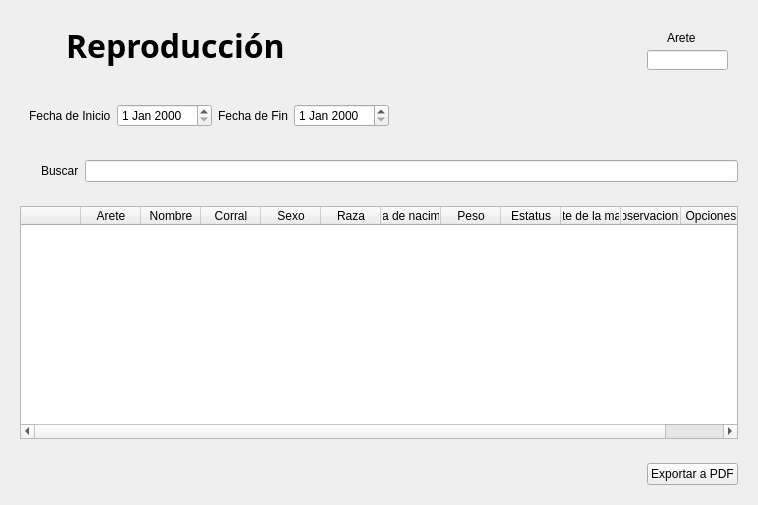
<?xml version="1.0" encoding="UTF-8"?>
<ui version="4.0">
 <class>widget_4</class>
 <widget class="QWidget" name="widget_4">
  <property name="geometry">
   <rect>
    <x>0</x>
    <y>0</y>
    <width>758</width>
    <height>505</height>
   </rect>
  </property>
  <property name="windowTitle">
   <string>SDLG - Becerros</string>
  </property>
  <layout class="QVBoxLayout" name="verticalLayout">
   <item>
    <widget class="QWidget" name="widget" native="true">
     <layout class="QHBoxLayout" name="horizontalLayout">
      <item>
       <widget class="QLabel" name="label_2">
        <property name="minimumSize">
         <size>
          <width>40</width>
          <height>40</height>
         </size>
        </property>
        <property name="maximumSize">
         <size>
          <width>40</width>
          <height>40</height>
         </size>
        </property>
        <property name="text">
         <string/>
        </property>
        <property name="pixmap">
         <pixmap resource="resources.qrc">:/icons/img/icons/Nsperm.png</pixmap>
        </property>
        <property name="scaledContents">
         <bool>true</bool>
        </property>
       </widget>
      </item>
      <item>
       <widget class="QLabel" name="label">
        <property name="font">
         <font>
          <family>Segoe UI Variable Display Semib</family>
          <pointsize>24</pointsize>
          <weight>75</weight>
          <bold>true</bold>
         </font>
        </property>
        <property name="text">
         <string>Reproducción</string>
        </property>
       </widget>
      </item>
      <item>
       <spacer name="horizontalSpacer">
        <property name="orientation">
         <enum>Qt::Horizontal</enum>
        </property>
        <property name="sizeHint" stdset="0">
         <size>
          <width>570</width>
          <height>20</height>
         </size>
        </property>
       </spacer>
      </item>
      <item>
       <widget class="QWidget" name="widget_6" native="true">
        <property name="minimumSize">
         <size>
          <width>101</width>
          <height>51</height>
         </size>
        </property>
        <property name="maximumSize">
         <size>
          <width>101</width>
          <height>51</height>
         </size>
        </property>
        <widget class="QLabel" name="label_14">
         <property name="geometry">
          <rect>
           <x>30</x>
           <y>10</y>
           <width>61</width>
           <height>16</height>
          </rect>
         </property>
         <property name="text">
          <string>Arete</string>
         </property>
        </widget>
        <widget class="QLineEdit" name="lineEdit_5">
         <property name="geometry">
          <rect>
           <x>10</x>
           <y>30</y>
           <width>81</width>
           <height>20</height>
          </rect>
         </property>
        </widget>
        <widget class="QLabel" name="label_15">
         <property name="geometry">
          <rect>
           <x>10</x>
           <y>10</y>
           <width>16</width>
           <height>16</height>
          </rect>
         </property>
         <property name="text">
          <string/>
         </property>
         <property name="pixmap">
          <pixmap resource="resources.qrc">:/icons/img/icons/seguridad2.png</pixmap>
         </property>
         <property name="scaledContents">
          <bool>true</bool>
         </property>
        </widget>
       </widget>
      </item>
     </layout>
    </widget>
   </item>
   <item>
    <widget class="QWidget" name="widget_8" native="true">
     <layout class="QHBoxLayout" name="horizontalLayout_4">
      <item>
       <widget class="QWidget" name="widget_7" native="true">
        <layout class="QHBoxLayout" name="horizontalLayout_3">
         <item>
          <widget class="QLabel" name="label_5">
           <property name="text">
            <string>Fecha de Inicio</string>
           </property>
          </widget>
         </item>
         <item>
          <widget class="QDateEdit" name="dateEdit"/>
         </item>
         <item>
          <widget class="QLabel" name="label_6">
           <property name="text">
            <string>Fecha de Fin</string>
           </property>
          </widget>
         </item>
         <item>
          <widget class="QDateEdit" name="dateEdit_2"/>
         </item>
        </layout>
       </widget>
      </item>
      <item>
       <spacer name="horizontalSpacer_3">
        <property name="orientation">
         <enum>Qt::Horizontal</enum>
        </property>
        <property name="sizeHint" stdset="0">
         <size>
          <width>390</width>
          <height>20</height>
         </size>
        </property>
       </spacer>
      </item>
     </layout>
    </widget>
   </item>
   <item>
    <widget class="QWidget" name="widget_2" native="true">
     <layout class="QHBoxLayout" name="horizontalLayout_2">
      <item>
       <widget class="QLabel" name="label_4">
        <property name="minimumSize">
         <size>
          <width>15</width>
          <height>15</height>
         </size>
        </property>
        <property name="maximumSize">
         <size>
          <width>15</width>
          <height>15</height>
         </size>
        </property>
        <property name="text">
         <string/>
        </property>
        <property name="pixmap">
         <pixmap resource="resources.qrc">:/icons/img/icons/search.png</pixmap>
        </property>
        <property name="scaledContents">
         <bool>true</bool>
        </property>
       </widget>
      </item>
      <item>
       <widget class="QLabel" name="label_3">
        <property name="text">
         <string>Buscar</string>
        </property>
       </widget>
      </item>
      <item>
       <widget class="QLineEdit" name="lineEdit"/>
      </item>
     </layout>
    </widget>
   </item>
   <item>
    <widget class="QWidget" name="widget_3" native="true">
     <layout class="QGridLayout" name="gridLayout">
      <item row="0" column="0">
       <widget class="QTableWidget" name="tableWidget">
        <attribute name="horizontalHeaderDefaultSectionSize">
         <number>60</number>
        </attribute>
        <column>
         <property name="text">
          <string/>
         </property>
        </column>
        <column>
         <property name="text">
          <string>Arete</string>
         </property>
        </column>
        <column>
         <property name="text">
          <string>Nombre</string>
         </property>
        </column>
        <column>
         <property name="text">
          <string>Corral</string>
         </property>
        </column>
        <column>
         <property name="text">
          <string>Sexo</string>
         </property>
        </column>
        <column>
         <property name="text">
          <string>Raza</string>
         </property>
        </column>
        <column>
         <property name="text">
          <string>Fecha de nacimiento</string>
         </property>
        </column>
        <column>
         <property name="text">
          <string>Peso</string>
         </property>
        </column>
        <column>
         <property name="text">
          <string>Estatus</string>
         </property>
        </column>
        <column>
         <property name="text">
          <string>Arete de la madre</string>
         </property>
        </column>
        <column>
         <property name="text">
          <string>Observaciones</string>
         </property>
        </column>
        <column>
         <property name="text">
          <string>Opciones</string>
         </property>
        </column>
       </widget>
      </item>
     </layout>
    </widget>
   </item>
   <item>
    <widget class="QWidget" name="widget_5" native="true">
     <layout class="QHBoxLayout" name="horizontalLayout_5">
      <item>
       <spacer name="horizontalSpacer_2">
        <property name="orientation">
         <enum>Qt::Horizontal</enum>
        </property>
        <property name="sizeHint" stdset="0">
         <size>
          <width>612</width>
          <height>20</height>
         </size>
        </property>
       </spacer>
      </item>
      <item>
       <widget class="QPushButton" name="pushButton">
        <property name="text">
         <string>Exportar a PDF</string>
        </property>
        <property name="icon">
         <iconset resource="resources.qrc">
          <normaloff>:/icons/img/icons/cargar.png</normaloff>:/icons/img/icons/cargar.png</iconset>
        </property>
       </widget>
      </item>
     </layout>
    </widget>
   </item>
  </layout>
 </widget>
 <resources>
  <include location="ui/.ui/resources.qrc"/>
  <include location="resources.qrc"/>
 </resources>
 <connections/>
</ui>
